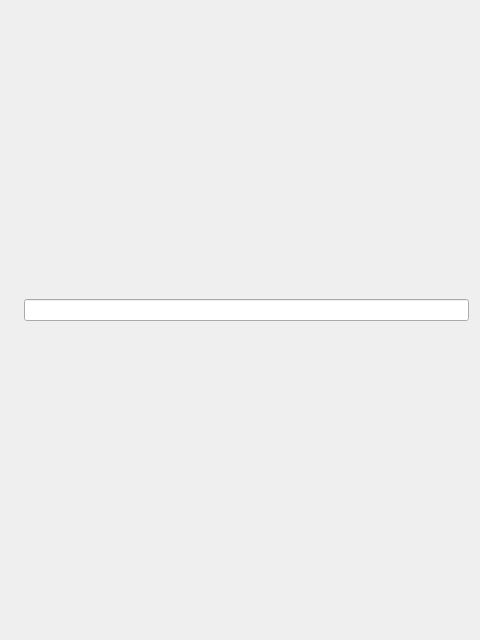
<?xml version="1.0" encoding="UTF-8"?>
<ui version="4.0">
 <class>RSS</class>
 <widget class="QWidget" name="RSS">
  <property name="geometry">
   <rect>
    <x>0</x>
    <y>0</y>
    <width>480</width>
    <height>640</height>
   </rect>
  </property>
  <property name="windowTitle">
   <string>Form</string>
  </property>
  <layout class="QGridLayout" name="gridLayout">
   <item row="1" column="1">
    <widget class="QLineEdit" name="urlLineEdit">
     <property name="toolTip">
      <string>&lt;!DOCTYPE HTML PUBLIC &quot;-//W3C//DTD HTML 4.0//EN&quot; &quot;http://www.w3.org/TR/REC-html40/strict.dtd&quot;&gt;
&lt;html&gt;&lt;head&gt;&lt;meta name=&quot;qrichtext&quot; content=&quot;1&quot; /&gt;&lt;style type=&quot;text/css&quot;&gt;
p, li { white-space: pre-wrap; }
&lt;/style&gt;&lt;/head&gt;&lt;body style=&quot; font-family:'MS Shell Dlg 2'; font-size:7.8pt; font-weight:400; font-style:normal;&quot;&gt;
&lt;p style=&quot; margin-top:0px; margin-bottom:0px; margin-left:0px; margin-right:0px; -qt-block-indent:0; text-indent:0px;&quot;&gt;&lt;span style=&quot; font-size:8pt;&quot;&gt;Input an rss-feed like &lt;/span&gt;http://api.flickr.com/services/feeds/photos_public.gne?tags=art&amp;amp;amp;format=rss_200&lt;/p&gt;&lt;/body&gt;&lt;/html&gt;</string>
     </property>
    </widget>
   </item>
   <item row="4" column="1">
    <spacer name="verticalSpacer_3">
     <property name="orientation">
      <enum>Qt::Vertical</enum>
     </property>
     <property name="sizeHint" stdset="0">
      <size>
       <width>20</width>
       <height>40</height>
      </size>
     </property>
    </spacer>
   </item>
   <item row="0" column="1">
    <spacer name="verticalSpacer_2">
     <property name="orientation">
      <enum>Qt::Vertical</enum>
     </property>
     <property name="sizeHint" stdset="0">
      <size>
       <width>20</width>
       <height>40</height>
      </size>
     </property>
    </spacer>
   </item>
   <item row="3" column="0" colspan="2">
    <spacer name="horizontalSpacer">
     <property name="orientation">
      <enum>Qt::Horizontal</enum>
     </property>
     <property name="sizeHint" stdset="0">
      <size>
       <width>40</width>
       <height>20</height>
      </size>
     </property>
    </spacer>
   </item>
   <item row="1" column="0">
    <widget class="QLabel" name="label">
     <property name="text">
      <string/>
     </property>
     <property name="pixmap">
      <pixmap resource="rss.qrc">:/icon/rss_48.png</pixmap>
     </property>
    </widget>
   </item>
  </layout>
 </widget>
 <resources>
  <include location="rss.qrc"/>
 </resources>
 <connections/>
</ui>
